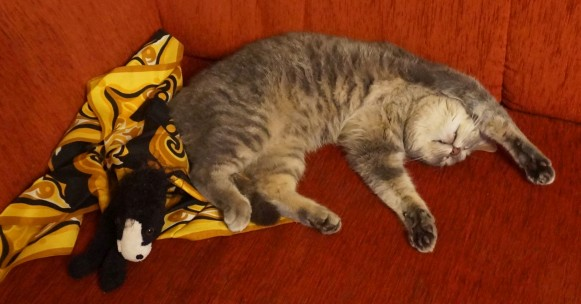
#> input picture OpenCV/GolyoAlszik_rs.jpg, 581 x 304 px
$ python 02_03_ocv_split_merge_colors.py
#> lines starting #> are read from the running program, lines starting #| are printed output that depends on the picture


# OpenCV2 képbeolvasás, színtér konverzió
# OpenCV online dokumentáció: https://docs.opencv.org/4.5.5/de/d25/imgproc_color_conversions.html

# Modul definíciók importálása
import cv2

# Kép beolvasása fájlból
imgc = cv2.imread('GolyoAlszik_rs.jpg', cv2.IMREAD_COLOR)
#> imgc is the input picture: shape (304, 581, 3); mean B, G, R 24.2, 56.2, 125.7
cv2.imshow('color', imgc)

# Szürkeárnyalat
imgr = cv2.cvtColor(imgc, cv2.COLOR_BGR2GRAY)
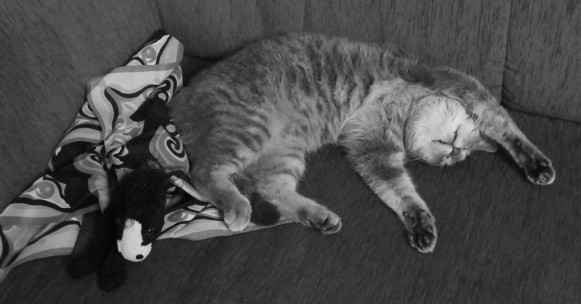
#> imgr: shape (304, 581); min 1, max 222, mean 73.3
cv2.imshow('grayscale', imgr)
cv2.waitKey(0)

# Színcsatornákra bontás és megjelenítés
b, g, r = cv2.split(imgc)
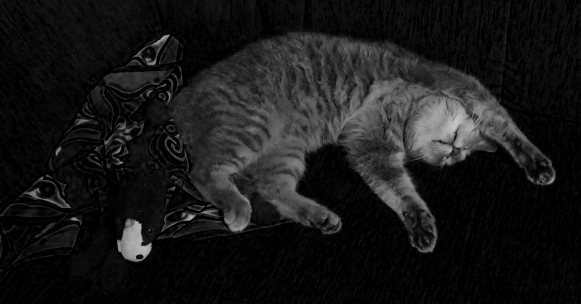
#> b: shape (304, 581); min 0, max 197, mean 24.2
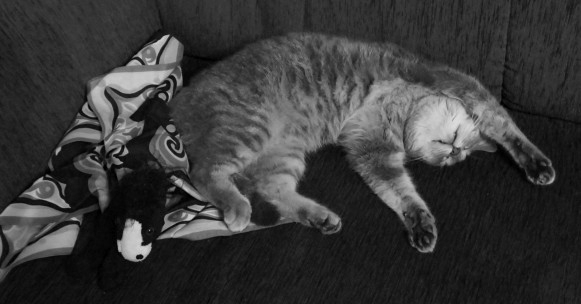
#> g: shape (304, 581); min 0, max 220, mean 56.2
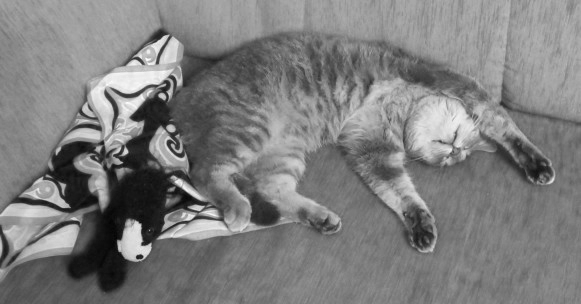
#> r: shape (304, 581); min 4, max 255, mean 125.7
cv2.imshow('red', r)
cv2.imshow('green', g)
cv2.imshow('blue', b)
cv2.waitKey(0)

# Vörös csatorna nullázása és BGR kép előállítása
r[:, :] = 0
#> r: shape (304, 581); every value is 0
imgc2 = cv2.merge((b, g, r))
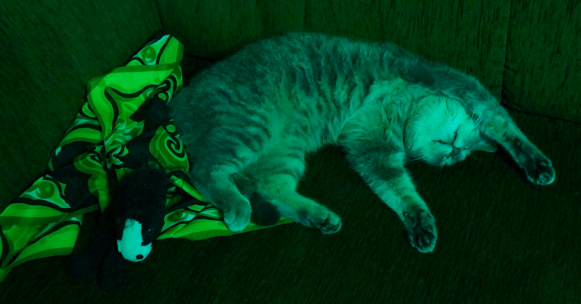
#> imgc2: shape (304, 581, 3); mean B, G, R 24.2, 56.2, 0
cv2.imshow('0,g,b', imgc2)
cv2.waitKey(0)

# Színcsatorna ablakok bezárása
cv2.destroyWindow('red')
cv2.destroyWindow('green')
cv2.destroyWindow('blue')
cv2.destroyWindow('0,g,b')

# Áttérés Lab színtérbe
# L: szürkeárnyalat
# a, b: kromatikusok (szín információ)
imgLab = cv2.cvtColor(imgc, cv2.COLOR_BGR2Lab)
#> imgLab: shape (304, 581, 3); mean of channels 0, 1, 2 84.7, 154.9, 160.7
L, a, b = cv2.split(imgLab)
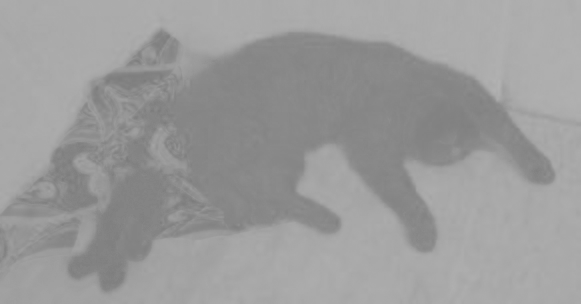
#> a: shape (304, 581); min 124, max 178, mean 154.9
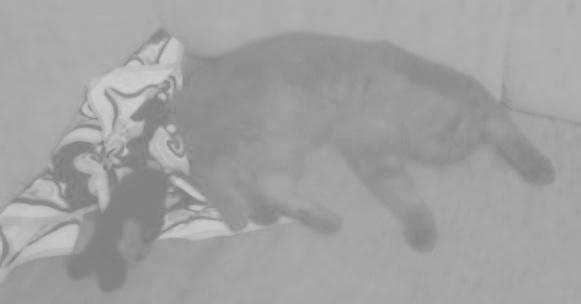
#> b: shape (304, 581); min 124, max 207, mean 160.7
cv2.imshow('L', L)
cv2.imshow('a', a)
cv2.imshow('b', b)
cv2.waitKey(0)
